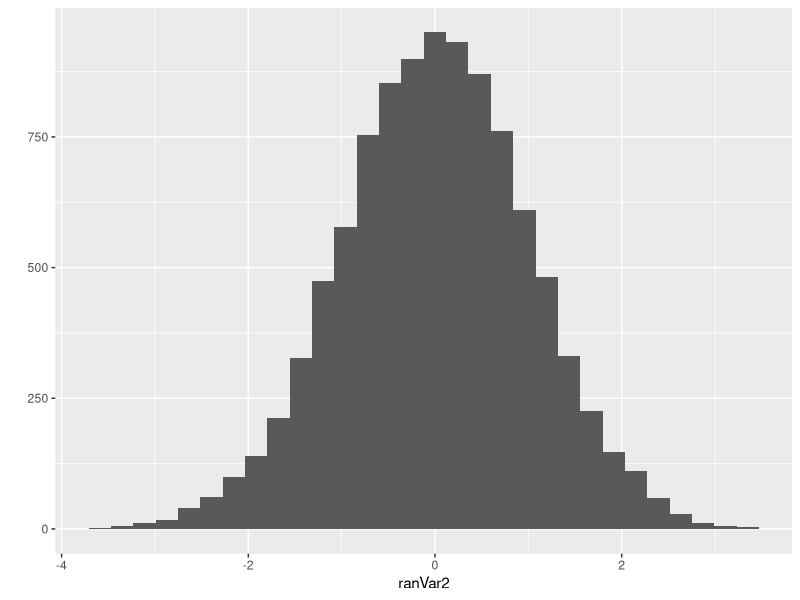
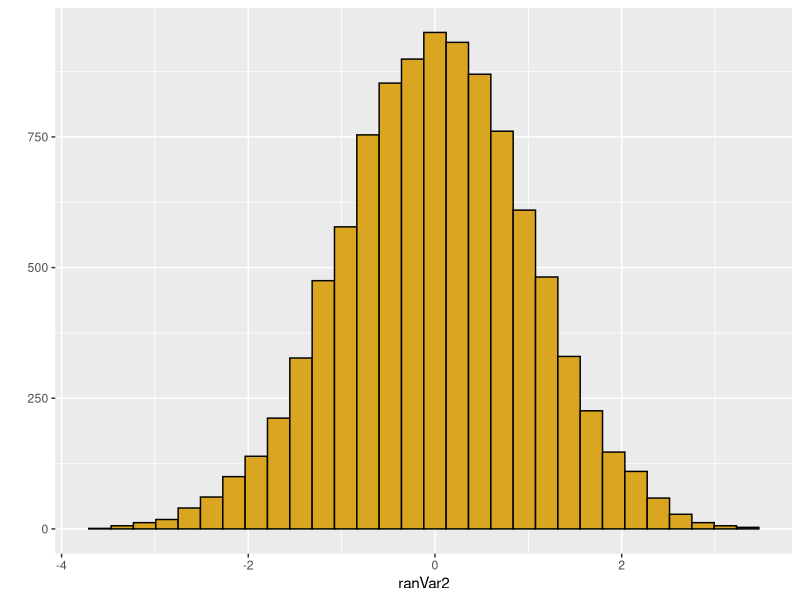

These charts were generated, in order, by the following R code:
#Explain what the heck this script is. What is it doing, what project is it associated with? Give as many details as possibleso that you will understand later on what this is from!

# 6 September 2018
#AP
#-----------------------------------------------------------------------------
#Preliminaries
library(ggplot2)
# set.seed(100)
library(TeachingDemos)
# char2seed(x="green tea")

#Global variables
nRep <- 10000 #number of values

#Create or read in data
ranVar1 <- rnorm(n=nRep,
                 mean=10,
                 sd=3)
# print(ranVar1)
# head(ranVar1)
# tail(ranVar1)
# length(ranVar1)
# str(ranVar1)

#Create second variable
ranVar2 <- rnorm(nRep)

#Visulaize data
qplot(x=ranVar2)
qplot(x=ranVar2,
      color=I("black"),
      fill=I("goldenrod"))
